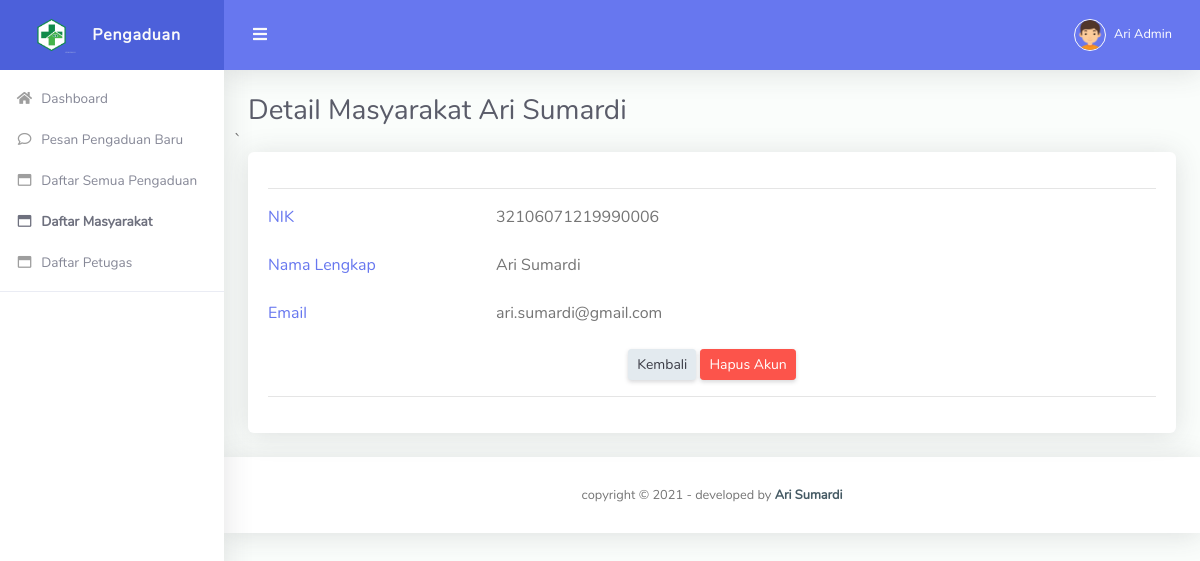
Screenshot of /admin/detail-masyarakat.php?id=1 (signed in) with the database file from the repository.
### tables this page shows
CREATE TABLE `tbl_masyarakat` (
  `id_masyarakat` int(11) NOT NULL,
  `nik` varchar(50) NOT NULL,
  `nama` varchar(90) NOT NULL,
  `email` varchar(50) NOT NULL,
  `password` varchar(200) NOT NULL
);

### admin/detail-masyarakat.php (the view, shortened to what this page needs)
<?php
  include '../koneksi.php';
  $id = $_GET['id'];
  $data = mysqli_query($koneksi,"select * from tbl_masyarakat where id_masyarakat='$id'");
  $row = mysqli_fetch_array($data)
?>
<!DOCTYPE html>
<html lang="en">
<head>
  <link href="../vendor/fontawesome-free/css/all.min.css" rel="stylesheet" type="text/css">
  <link href="../vendor/bootstrap/css/bootstrap.min.css" rel="stylesheet" type="text/css">
  <link href="../css/ruang-admin.min.css" rel="stylesheet">
  <link href="../vendor/datatables/dataTables.bootstrap4.css"  rel="stylesheet" type="text/css">
</head>
<body id="page-top">
  <div id="wrapper">
    <ul class="navbar-nav sidebar sidebar-light accordion" id="accordionSidebar">
      <a class="sidebar-brand d-flex align-items-center justify-content-center" href="index.php">
        <div class="sidebar-brand-icon">
          <img src="../img/logo/logo2.png">
        </div>
        <div class="sidebar-brand-text mx-3">Pengaduan</div>
      </a>
      <?php include "menu.php"; ?>
      <hr class="sidebar-divider">
    </ul>
    <div id="content-wrapper" class="d-flex flex-column">
      <div id="content">
        <nav class="navbar navbar-expand navbar-light bg-navbar topbar mb-4 static-top">
          <button id="sidebarToggleTop" class="btn btn-link rounded-circle mr-3">
            <i class="fa fa-bars"></i>
          </button>
          <ul class="navbar-nav ml-auto">
            <li class="nav-item dropdown no-arrow">
              <a class="nav-link dropdown-toggle" href="#" id="userDropdown" role="button" data-toggle="dropdown"
                aria-haspopup="true" aria-expanded="false">
                <img class="img-profile rounded-circle" src="../img/boy.png" style="max-width: 60px">
                <span class="ml-2 d-none d-lg-inline text-white small"><?php echo $_SESSION['nama']; ?></span>
              </a>
            </li>
          </ul>
        </nav>
        <div class="container-fluid" id="container-wrapper">
          <div class="d-sm-flex align-items-center justify-content-between mb-0">
            <h1 class="h3 mb-0 text-gray-800">Detail Masyarakat <?php echo $row['nama'];?></h1>
          </div>
          <div class="row">
         ` <div class="col-lg-12">
              <div class="card mb-4">
                <div class="card-body">
                  <form method="post" enctype="multipart/form-data">
                    <div class="form-group">
                    <hr>
                    </div>
                    <div class="form-group row">
                      <div class="col-lg-3">
                        <label for="tgl" class="text-primary">NIK</label>
                      </div>
                      <div class="col-lg-7">
                       <label class="text-default"><?php echo $row['nik'] ;?></label>
                      </div>
                    </div>
                    <div class="form-group row">
                      <div class="col-lg-3">
                        <label for="tgl" class="text-primary">Nama Lengkap</label>
                      </div>
                      <div class="col-lg-7">
                       <label class="text-default"><?php echo $row['nama'];?> </label>
                      </div>
                    </div>
                    <div class="form-group row">
                      <div class="col-lg-3">
                       <label for="subjek" class="text-primary">Email</label>
                      </div>
                      <div class="col-lg-7">
                       <label class="text-default"><?php echo $row['email'];?> </label>
                      </div>
                    </div>
                    <center>
                    <a class='btn btn-sm btn-light' href='daftar-masyarakat.php'> Kembali </a>
                    <a class='btn btn-sm btn-danger' href='del-masyarakat.php?id=<?php echo $row['id_masyarakat'];?>'> Hapus Akun </a>
                    </center>
                    <hr>
                  </form>
                </div>
              </div>
          </div>
        </div>
      </div>
      <footer class="sticky-footer bg-white">
        <div class="container my-auto">
          <div class="copyright text-center my-auto">
            <span>copyright &copy; <script> document.write(new Date().getFullYear()); </script> - developed by
            <b><a href="">Ari Sumardi</a></b>
            </span>
          </div>
        </div>
      </footer>
    </div>
  </div>
</body>
</html>

### rows the page displays
tbl_masyarakat: nama "Ari Sumardi", nik "32106071219990006", email "ari.sumardi@gmail.com"

### other values shown
$_SESSION['nama'] "Ari Admin"
